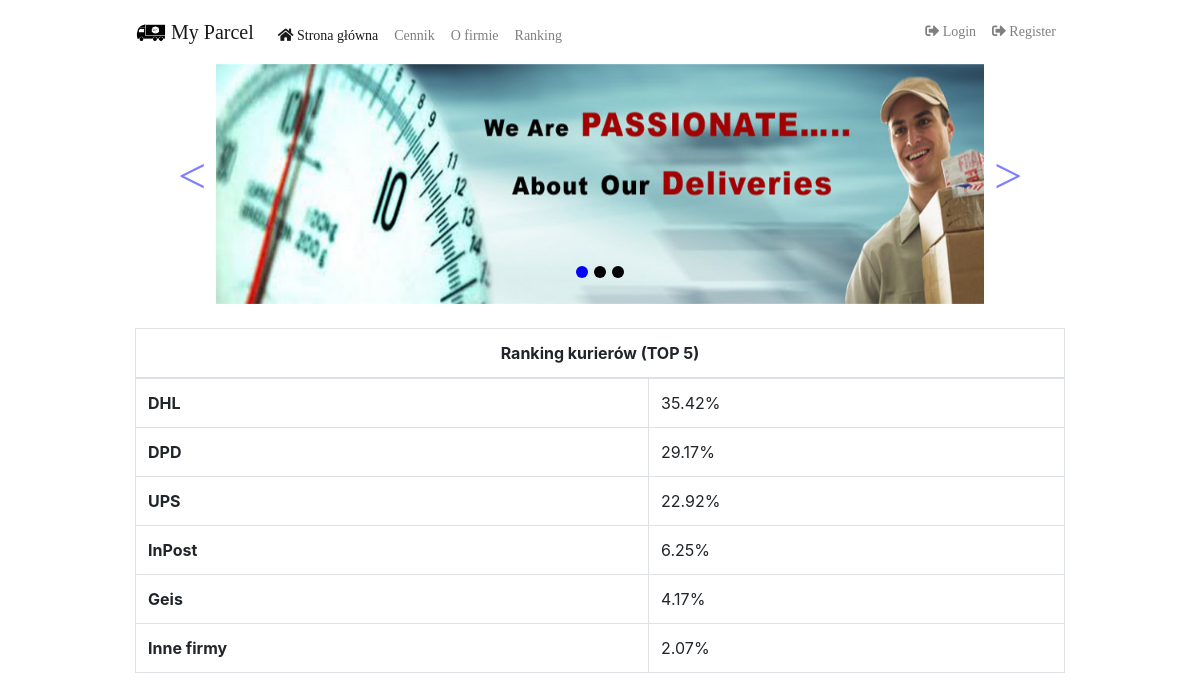
The page /ranking/ on the database its author committed.
### order/models.py (models this page shows, shortened)
class Courier(models.Model):
    name = models.CharField(max_length=250)

### order/views.py (the view)
# urls.py: path('ranking/', views.CourierRankingView.as_view(), name='ranking'),
class CourierRankingView(generic.TemplateView):
    template_name = 'order/courier_ranking.html'
    def get_context_data(self, **kwargs):
        context = super(CourierRankingView, self).get_context_data(**kwargs)
        context['top'] = list(
            Order.objects.all().values('courier__name').annotate(total=Count('courier')).order_by('-total')[:5])
        all_couriers = Order.objects.all().count()
        for i in range(len(context['top'])):
            context['top'][i]['total'] /= all_couriers
            context['top'][i]['total'] *= 100
            context['top'][i]['total'] = round(context['top'][i]['total'], 2)
        context['top'].append(
            {'courier__name': 'Inne firmy', 'total': round(100 - sum(list(d['total'] for d in context['top'])), 2)})
        return context

### order/templates/order/courier_ranking.html (shortened to what this page needs)
{% extends 'order/base.html' %}
{% block body %}
    <div class="wrapper">
        <div class="container-fluid">
            <div class="row">
                <div class="col-lg-12">
                    <br>
                    <table class="table  table-bordered">
                        <thead>
                        <tr>
                            <th colspan="2" scope="col" class="text-center">Ranking kurierów (TOP 5)</th>
                        </tr>
                        </thead>
                        <tbody>
                        {% for value in top %}
                            <tr>
                                <td><strong>{{ value.courier__name }}</strong></td>
                                <td>{{ value.total }}%</td>
                            </tr>
                        {% endfor %}
                        </tbody>
                    </table>
                </div>
            </div>
            <div class="text-center">
                <div id="piechart" style="width: 900px; height: 500px;"></div>
            </div>
        </div>
    </div>
{% endblock %}

### rows shown on the page
Courier: courier__name "DHL", total "35.42"
Courier: courier__name "DPD", total "29.17"
Courier: courier__name "UPS", total "22.92"
Courier: courier__name "InPost", total "6.25"
Courier: courier__name "Geis", total "4.17"

### other values the page prints
{{ value.courier__name }} "Inne firmy"
{{ value.total }} "2.07"
